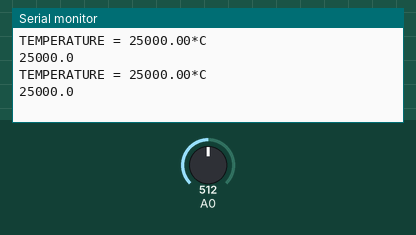
This sketch was run on a simulated Arduino Uno, built with avr-gcc and run on an emulated ATmega328P. Parts: the last lines printed to the serial monitor. The inputs (shaded band) are chosen by the test bench; at power-on: A0 = 512. No radio packets arrive unless stated.

Above: at 1.8 s.
1.9 s: A0 set to 716
At 3.0 s:
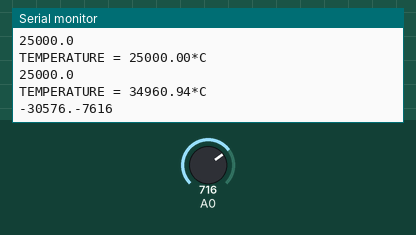
3.4 s: A0 set to 900
At 4.7 s:
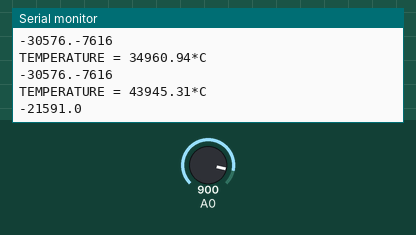
Timing chart, 0 to 6.4 s (numbered marks = the images above; inputs shaded):
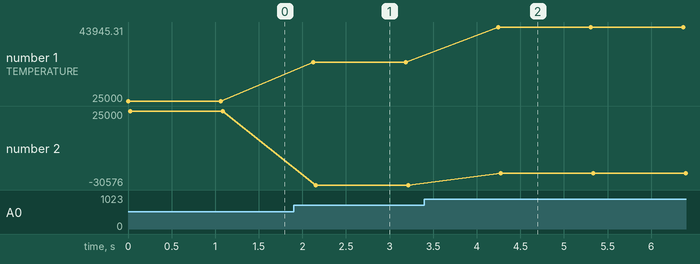

Measured:
- after the input at 1.9 s, the serial monitor: prints a new line after 0.22 s (image 1)
- after the input at 3.4 s, the serial monitor: prints a new line after 0.85 s (image 2)
- plotted number 1: 25000 → 34960.94 after the input at 1.9 s, 34960.94 → 43945.31 after the input at 3.4 s
- plotted number 2: 25000 → -30576 after the input at 1.9 s, -30576 → -21591 after the input at 3.4 s

The sketch:

transmitter.ino
```cpp
#include <RH_ASK.h>
#include <SPI.h> // Not actually used but needed to compile

RH_ASK driver;

void setup() {
// put your setup code here, to run once:
Serial.begin(9600); //Start the Serial Port at 9600 baud (default)
pinMode(A0,INPUT);
if (!driver.init())
         Serial.println("init failed");

}
void loop() {
    int a;
    a=get_temp();
    float temp = a * 0.48828125*100;
    Serial.print("TEMPERATURE = ");
    Serial.print(temp);
    Serial.print("*C");
    Serial.println();


    float  val = temp;  // test value
    char x[10] = {' '} ;
    int val_int = (int) val;   // compute the integer part of the float
    float val_float = (abs(val) - abs(val_int)) * 100000;
    int val_fra = (int)val_float;
    sprintf (x, "%d.%d", val_int, val_fra);
    Serial.println ( x ) ;


    const char *msg = x;
    driver.send((uint8_t *)msg, strlen(msg));
    driver.waitPacketSent();
    delay(1000);
}

int get_temp(){
  int temp = analogRead(A0);
   return temp;
   delay(1000); // update sensor reading each one second
}
```
